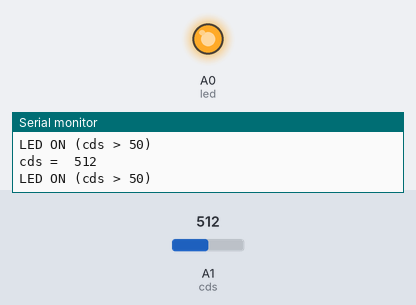
A sketch run on a simulated Arduino Uno, built with avr-gcc and run on an emulated ATmega328P. Shown: output pins drawn as LEDs (lit = HIGH), the last lines printed to the serial monitor. The inputs (shaded band) are chosen by the test bench; at power-on: A1 (cds) = 512.

Above: at 1.8 s.
1.9 s: A1 (cds) set to 129
3.4 s: A1 (cds) set to 108
At 4.3 s:
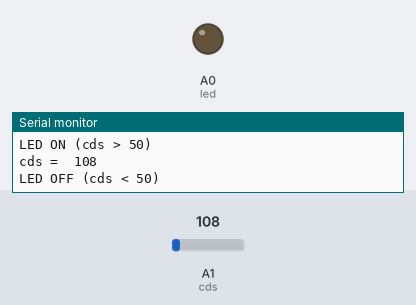
5.5 s: A1 (cds) set to 122
At 7.1 s:
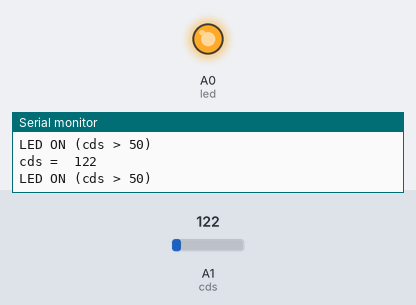
7.5 s: A1 (cds) set to 40
At 8.7 s:
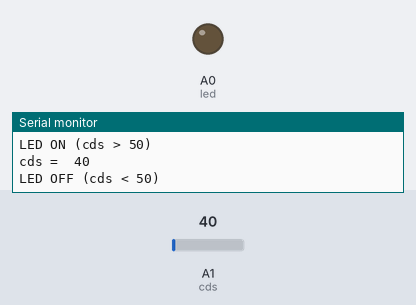
Timing chart, 0 to 10.5 s (numbered marks = the images above; inputs shaded):
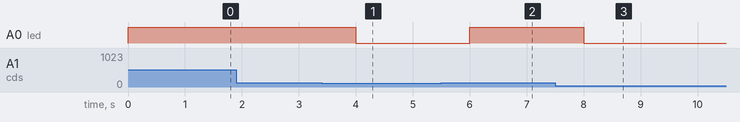

Measured:
- the behaviour switches between 121 and 120 on A1 (cds) (found by bisection; images 0 and 1)
- after the input at 3.4 s, A0 (led): HIGH → LOW after 0.60 s
- after the input at 5.5 s, A0 (led): LOW → HIGH after 0.50 s
- after the input at 7.5 s, A0 (led): HIGH → LOW after 0.50 s

The sketch:

lightsensor_01.ino
```cpp
/*
 제목    : 조도센서로 어두워지면 LED 켜기
 내용   : 조도센서를 손으로 가려 어둡게 만들면 LED가 켜지도록 해봅시다.
 */

// 조도센서는 빛의 밝기에 대하여 전기저인 성질로 변환시켜주는 센서입니다.
// 조도센서를 아날로그 A1핀으로 설정합니다.
int cds = A1;
// LED를 A0핀으로 설정합니다.
int led = A0;

// 실행시 가장 먼저 호출되는 함수이며, 최초 1회만 실행됩니다.
// 변수를 선언하거나 초기화를 위한 코드를 포함합니다.
void setup() {
  // 조도센서의 동작 상태를 확인하기 위하여 시리얼 통신을 설정합니다. (전송속도 115200bps)
  // 메뉴 Tool -> Serial Monitor 클릭
  Serial.begin(115200);
  // LED 핀을 OUTPUT으로 설정합니다.
  pinMode(led, OUTPUT);
}

// setup() 함수가 호출된 이후, loop() 함수가 호출되며,
// 블록 안의 코드를 무한히 반복 실행됩니다.
void loop() {
  // 조도센서로 부터 측정된 밝기 값을 읽습니다.
  // 조도센서로 부터 입력되어지는 전압의 크기 (0~5V)에 따라 0~1023 범위의 값으로 변환되어 반환합니다.
  int cdsValue = analogRead(cds);

  // 측정된 밝기 값를 시리얼 모니터에 출력합니다.
  Serial.print("cds =  ");
  Serial.println(cdsValue);

  // 조도센서로 부터 측정된 밝기 값이 50보다 크다면, 아래의 블록을 실행합니다.
  if (cdsValue > 120) {
    // LED가 연결된 핀의 로직레벨을 HIGH (5V)로 설정하여, LED가 켜지도록 합니다.
    digitalWrite(led, HIGH);
    // LED상태를 시리얼 모니터에 출력합니다.
    Serial.println("LED ON (cds > 50)");
  }
  // 조도센서로 부터 측정된 밝기 값이 50보다 작면, 아래의 블록을 실행합니다.
  else {
    // LED가 연결된 핀의 로직레벨을 LOW (0V)로 설정하여, LED가 꺼지도록 합니다.
    digitalWrite(led, LOW);
    // LED상태를 시리얼 모니터에 출력합니다.
    Serial.println("LED OFF (cds < 50)");
  }
  // 0.2초 동안 대기합니다.
  delay(1000);
}
```
